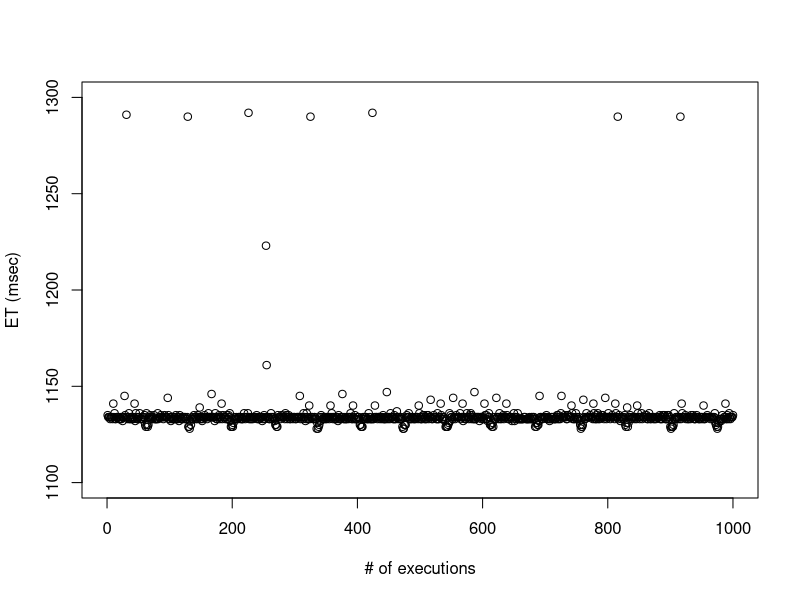
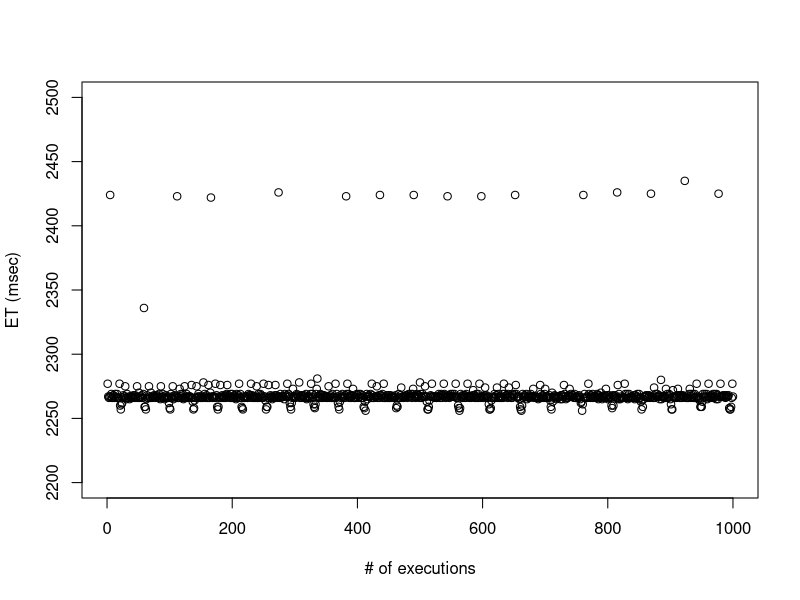
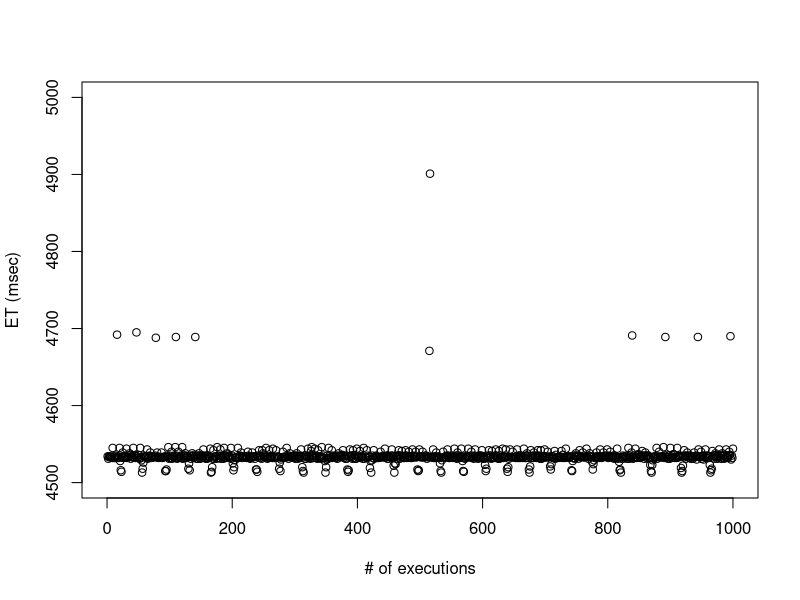
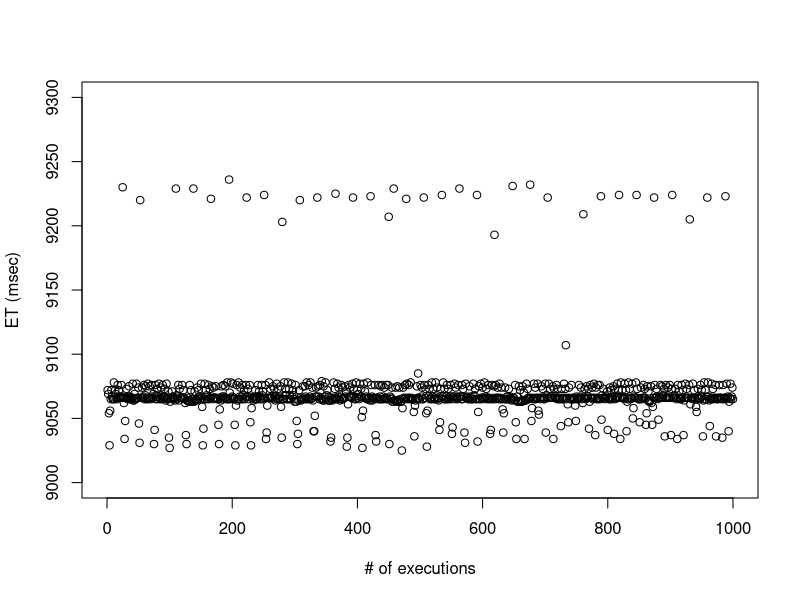

The R script that drew these images, in order:

x = read.csv(file="1_sec.dat",head=TRUE,sep="\t")
setEPS()
postscript("1_sec_et_all.eps")
plot(x$METIME, xlim=c(0,1000), ylim=c(1100, 1300), pch=1, main='', xlab='# of executions', ylab='ET (msec)')
dev.off()

x = read.csv(file="2_sec.dat",head=TRUE,sep="\t")
setEPS()
postscript("2_sec_et_all.eps")
plot(x$METIME, xlim=c(0,1000), ylim=c(2200, 2500), pch=1, main='', xlab='# of executions', ylab='ET (msec)')
dev.off()

x = read.csv(file="4_sec.dat",head=TRUE,sep="\t")
setEPS()
postscript("4_sec_et_all.eps")
plot(x$METIME, xlim=c(0,1000), ylim=c(4500, 5000), pch=1, main='', xlab='# of executions', ylab='ET (msec)')
dev.off()

x = read.csv(file="8_sec.dat",head=TRUE,sep="\t")
setEPS()
postscript("8_sec_et_all.eps")
plot(x$METIME, xlim=c(0,1000), ylim=c(9000, 9300), pch=1, main='', xlab='# of executions', ylab='ET (msec)')
dev.off()

#plot(x$METIME, xlim=c(0,1000), ylim=c(min(x$METIME), max(x$METIME)), pch=1, main='', xlab='# of executions', ylab='ET (msec)')
